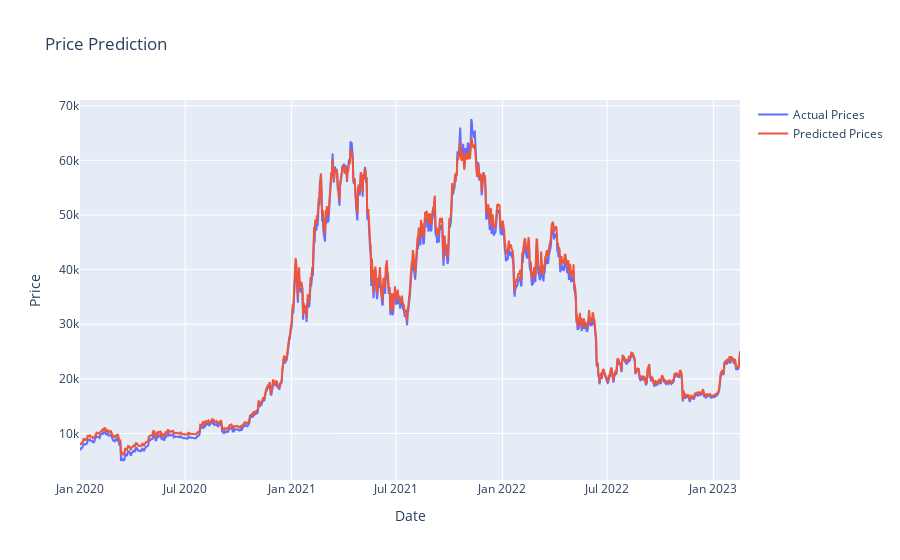

Notebook code for this chart:
### Code cell
import plotly.graph_objects as go

dates = pd.date_range(start='2020-01-01', end=pd.Timestamp.now(), freq='D')
date_array = dates.to_numpy()

prediction_price = prediction_prices.flatten()

# Garph

x1 = dates
y1 = actual_prices
x2 = dates
y2 = prediction_price

f1 = go.Figure(
    data = [
        go.Scatter(x=x1, y=y1, name="Actual Prices"),
        go.Scatter(x=x2, y=y2, name="Predicted Prices"),
    ],
    layout = {"xaxis": {"title": "Date"}, "yaxis": {"title": "Price"}, "title": "Price Prediction"}
)
f1

### Figure 1 — Plotly figure (JSON) as saved in the notebook; plotly's stock layout.template omitted (floating-point values rounded to 4 significant figures; data arrays with more than 128 entries replaced by an {"elided": "..."} marker saying what was removed)
{"data": [{"name": "Actual Prices", "type": "scatter", "x": {"elided": "1145 str values"}, "y": {"elided": "1143 float values"}}, {"name": "Predicted Prices", "type": "scatter", "x": {"elided": "1145 str values"}, "y": {"elided": "1143 float values"}}], "layout": {"title": {"text": "Price Prediction"}, "xaxis": {"title": {"text": "Date"}}, "yaxis": {"title": {"text": "Price"}}}}
